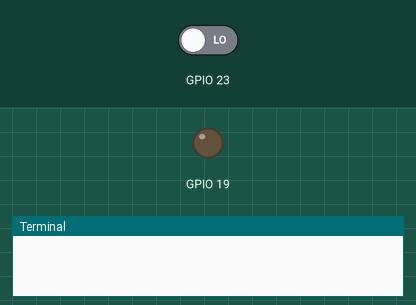
Bench run of a program on a simulated Raspberry Pi (BCM pin numbers). On the bench: output pins drawn as LEDs (lit = HIGH), the last lines printed to the terminal. Dashed ring = blinking. The test bench sets the inputs (shaded band); at power-on: GPIO 23 LOW. The clock reads 2024-03-15 10:24:30 at power-on unless the program sets it.

Above: at 1.2 s.
1.3 s: GPIO 23 driven HIGH
At 1.7 s:
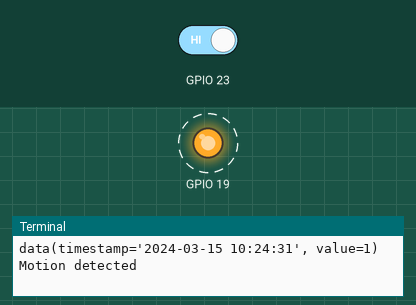
Timing chart, 0 to 10.3 s (numbered marks = the images above; inputs shaded):
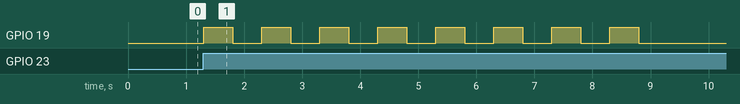

The program:

motion_detection.py
```python
import RPi.GPIO as GPIO
import io_settings
from led_blink import blink


# while True:
#     channel = GPIO.wait_for_edge(23, GPIO.RISING)
#     if channel is not None:
#         print('Motion detected')
#         blink(8)


def timestamp_motion_detection(val):
    from datetime import datetime
    from collections import namedtuple

    data = namedtuple('data', 'timestamp value')

    # current datetime
    dt = datetime.now().strftime('%Y-%m-%d %H:%M:%S')

    data = data(dt, 1)
    print(data)
    print('Motion detected')
    blink(8)

    return data


if __name__ == "__main__":
    # add rising edge detection on channel 23
    GPIO.add_event_detect(23, GPIO.RISING, callback=timestamp_motion_detection)
    while True:
        try:
            pass

        except KeyboardInterrupt:
            GPIO.cleanup()
        
```

io_settings.py
```python
import RPi.GPIO as GPIO

GPIO.setmode(GPIO.BCM)

# set pin for LED
GPIO.setup(19, GPIO.OUT)

# set pin for pir data input
GPIO.setup(23, GPIO.IN)

# pin 8 is for DHT22 data readin
```

led_blink.py
```python
import RPi.GPIO as GPIO
import io_settings
import time

def blink(duration=6):

    endtime = time.time() + duration

    try:
        while time.time() < endtime:
            GPIO.output(19, True)
            time.sleep(0.5)
            GPIO.output(19, False)
            time.sleep(0.5)

    except KeyboardInterrupt:
        GPIO.cleanup()

    finally:
        # cleanup if called from this script
        if __name__ == '__main__':
            GPIO.cleanup()
        else:
            pass
```

Measured:
- after the input at 1.3 s, GPIO 19: alternates HIGH for 0.50 s and LOW for 0.50 s, 16 changes in all, then stays LOW, starting at once
